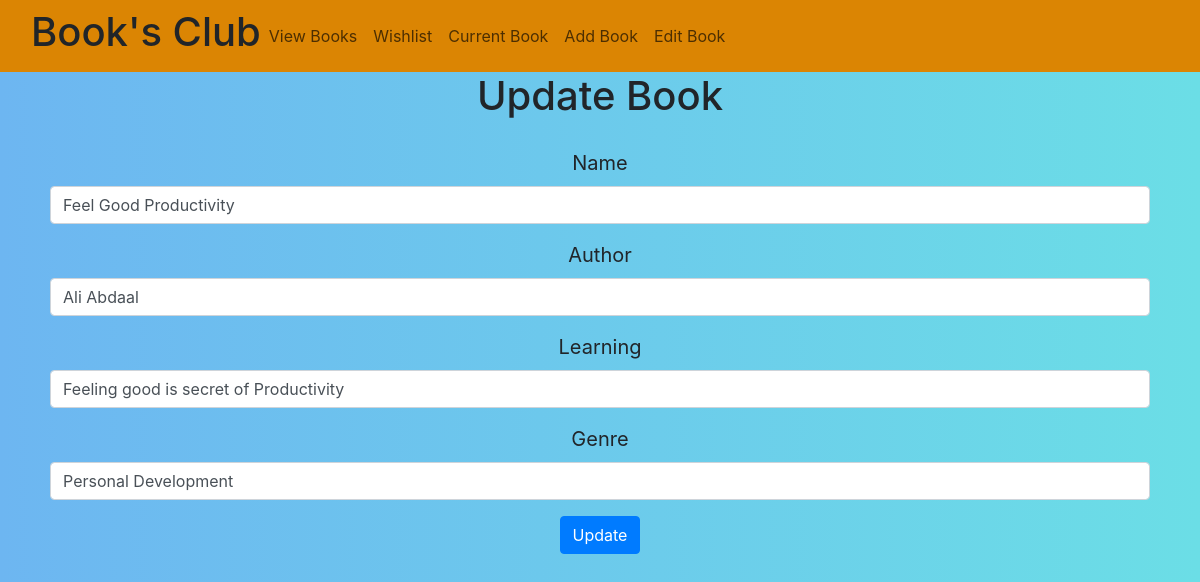
/updatebook/2, run on the app's committed database.
### myapp/models.py (models this page shows, shortened)
class Book(models.Model):
    name = models.CharField(max_length=50)
    author = models.CharField(max_length=50)
    learnings = models.CharField(max_length=2000)
    genre = models.CharField(max_length=50)

### myapp/views.py (the view, shortened to what this page needs)
# urls.py: path('updatebook/<str:id>', views.update_books, name="update_books"),
def update_books(request, id):
    update_books = Book.objects.get(id=id)
    return render(request, 'updatebook.html',{'update_books':update_books})

### myapp/templates/updatebook.html (shortened to what this page needs)
{% extends 'navbar.html' %}
{% load static %}
{% block start %}
<!DOCTYPE html>
<html lang="en">
<head>
    <link rel="stylesheet" href="https://cdn.jsdelivr.net/npm/bootstrap@4.0.0/dist/css/bootstrap.min.css">
    <link rel="stylesheet" type="text/css" href="{% static '/css/main.css' %}">
</head>
<body>
<h1 style="text-align:center">Update Book</h1>
<div class="container">
<form method="POST">
    <div class="mb-3">
      <label class="form-label">Name</label>
      <input type="text" class="form-control" name="book_name" value="{{update_books.name}}">
    </div>
    <div class="mb-3">
        <label class="form-label">Author</label>
        <input type="text" class="form-control" name="book_author" value="{{update_books.author}}">
    </div>
    <div class="mb-3">
        <label class="form-label">Learning</label>
        <input type="textarea" class="form-control" name="book_learnings" value="{{update_books.learnings}}">
    </div>
    <div class="mb-3">
        <label class="form-label">Genre</label>
        <input type="text" class="form-control" name="book_genre" value="{{update_books.genre}}">
    </div>
    <button type="submit" class="btn btn-primary">Update</button>
  </form>
</div>
{% endblock %}

### static/css/main.css (style rules this page uses)
body { background: linear-gradient(to left,rgb(107, 222, 230),rgb(109, 182, 241)); overflow:visible; }
.container { text-align: center; padding: 20px; margin: auto; font-size: 20px; }

### data on the page
Book: book_name "Feel Good Productivity", book_author "Ali Abdaal", book_learnings "Feeling good is secret of Productivity", book_genre "Personal Development"
